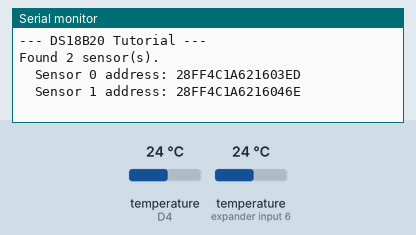
A sketch run on a simulated ESP8266 (NodeMCU). Shown: the last lines printed to the serial monitor. Inputs (shaded band) come from the test bench; at power-on: temperature (sensors on D4, expander input 6) 24 °C.

Above: at 1.2 s.
1.3 s: temperature (sensor on D4) set to 12 °C
At 3.1 s:
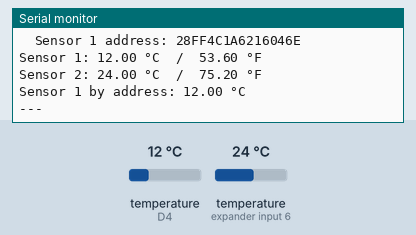
4.3 s: temperature (sensor on expander input 6) set to 12 °C
At 5.6 s:
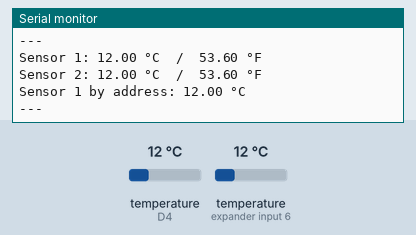
5.8 s: temperature (sensor on D4) set to 19 °C
At 7.2 s:
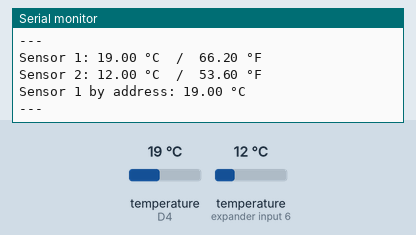
7.3 s: temperature (sensor on expander input 6) set to 19 °C
At 9.6 s:
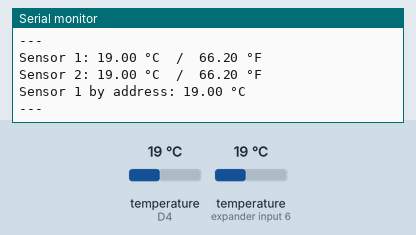
Timing chart, 0 to 9.8 s (numbered marks = the images above; inputs shaded):
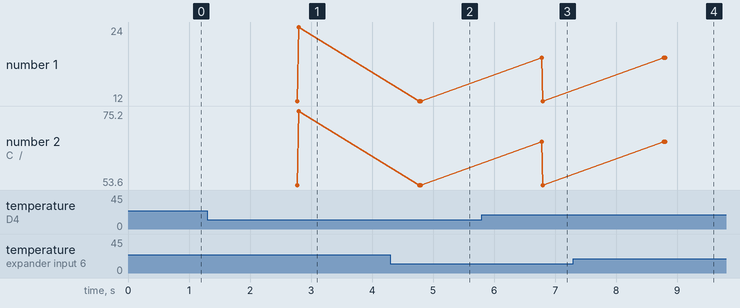

Measured:
- after the input at 1.3 s, the serial monitor: prints a new line after 1.5 s (image 1)
- after the input at 4.3 s, the serial monitor: prints a new line after 0.50 s (image 2)
- after the input at 5.8 s, the serial monitor: prints a new line after 0.98 s (image 3)
- after the input at 7.3 s, the serial monitor: prints a new line after 1.5 s (image 4)

The sketch:

ESP8266_DS18B20_Tutorial.ino
```cpp
/*
 * ============================================================
 *  Tutorial: DS18B20 OneWire Temperature Sensor with ESP8266
 * ============================================================
 *
 * Sensor:    DS18B20 (waterproof or TO-92 package)
 * Interface: 1-Wire (single data line, no I2C/SPI)
 * Libraries: OneWire + DallasTemperature
 *
 * WIRING (Parasite Power Mode - 2 wires):
 *  DS18B20 GND  --> NodeMCU GND
 *  DS18B20 DQ   --> NodeMCU D4 (GPIO2)   ← with 4.7kΩ to 3.3V
 *  DS18B20 VDD  --> GND (parasite power)
 *
 * WIRING (Normal Power Mode - 3 wires, RECOMMENDED):
 *  DS18B20 GND  --> NodeMCU GND
 *  DS18B20 DQ   --> NodeMCU D4 (GPIO2)   ← with 4.7kΩ to 3.3V
 *  DS18B20 VDD  --> NodeMCU 3.3V
 *
 * CONCEPTS COVERED:
 *  1. Single sensor read
 *  2. Reading multiple DS18B20 sensors on ONE wire
 *  3. Identifying sensors by unique 64-bit address
 *  4. Non-blocking temperature reads with millis()
 * ============================================================
 */

#include <OneWire.h>
#include <DallasTemperature.h>

#define ONE_WIRE_BUS D4   // GPIO2 — the data line

OneWire oneWire(ONE_WIRE_BUS);
DallasTemperature sensors(&oneWire);

// Store addresses for multiple sensors (each DS18B20 has a unique 64-bit ROM)
DeviceAddress sensor1Addr, sensor2Addr;

// Non-blocking timer
unsigned long lastReadTime   = 0;
const long    READ_INTERVAL  = 2000;  // Read every 2 seconds

void printAddress(DeviceAddress addr) {
  for (uint8_t i = 0; i < 8; i++) {
    if (addr[i] < 16) Serial.print("0");
    Serial.print(addr[i], HEX);
  }
}

void setup() {
  Serial.begin(115200);
  Serial.println("\n--- DS18B20 Tutorial ---");

  sensors.begin();

  // Count how many devices are on the bus
  int deviceCount = sensors.getDeviceCount();
  Serial.print("Found "); Serial.print(deviceCount); Serial.println(" sensor(s).");

  // Print addresses of each sensor found
  for (int i = 0; i < deviceCount; i++) {
    DeviceAddress addr;
    if (sensors.getAddress(addr, i)) {
      Serial.print("  Sensor "); Serial.print(i);
      Serial.print(" address: "); printAddress(addr); Serial.println();
    }
  }

  // Cache the first two sensor addresses for direct fast reads
  sensors.getAddress(sensor1Addr, 0);
  sensors.getAddress(sensor2Addr, 1);

  // Set resolution: 9-bit (fastest, 0.5°C) to 12-bit (slowest, 0.0625°C)
  sensors.setResolution(sensor1Addr, 12);
  sensors.setResolution(sensor2Addr, 12);
}

void loop() {
  // Non-blocking read — only request temp every READ_INTERVAL ms
  if (millis() - lastReadTime >= READ_INTERVAL) {
    lastReadTime = millis();

    // requestTemperatures() triggers all sensors simultaneously
    sensors.requestTemperatures();

    // ── Method 1: Read by index (simple, all sensors) ──────────────────────
    int total = sensors.getDeviceCount();
    for (int i = 0; i < total; i++) {
      float tempC = sensors.getTempCByIndex(i);
      float tempF = sensors.getTempFByIndex(i);

      Serial.print("Sensor "); Serial.print(i + 1);
      Serial.print(": "); Serial.print(tempC); Serial.print(" °C  /  ");
      Serial.print(tempF); Serial.println(" °F");

      if (tempC == DEVICE_DISCONNECTED_C) {
        Serial.println("  ERROR: Sensor disconnected or wiring fault!");
      }
    }

    // ── Method 2: Read by saved address (faster for specific sensors) ───────
    float t1 = sensors.getTempC(sensor1Addr);
    Serial.print("Sensor 1 by address: "); Serial.print(t1); Serial.println(" °C");

    Serial.println("---");
  }
}

/*
 * ─── NOTES ────────────────────────────────────────────────────────────────────
 *
 * Pull-up Resistor:
 *   MANDATORY. A 4.7kΩ resistor between DQ and VDD is required.
 *   Without it the sensor will read -127°C or DEVICE_DISCONNECTED.
 *
 * Resolution vs. Conversion Time:
 *   9-bit  → 93.75ms conversion,  0.5°C   resolution
 *   10-bit → 187.5ms,             0.25°C
 *   11-bit → 375ms,               0.125°C
 *   12-bit → 750ms,               0.0625°C  ← default
 *   Use sensors.setWaitForConversion(false) + manual delay for async reads.
 *
 * Multiple Sensors (up to 127):
 *   All share one GPIO pin. The 1-Wire protocol uses ROM addressing to
 *   differentiate sensors. Use sensors.getAddress() to discover addresses,
 *   then hardcode them for production firmware.
 *
 * Libraries:
 *   Arduino Library Manager: "OneWire" by Jim Studt
 *   Arduino Library Manager: "DallasTemperature" by Miles Burton
 *
 * Real-World Use in These Projects:
 *   - fall_detection_iot:         Body temperature monitoring with alert
 *   - water_quality-_monitoring:  Dual sensor for inlet/outlet water temperature
 */
```
